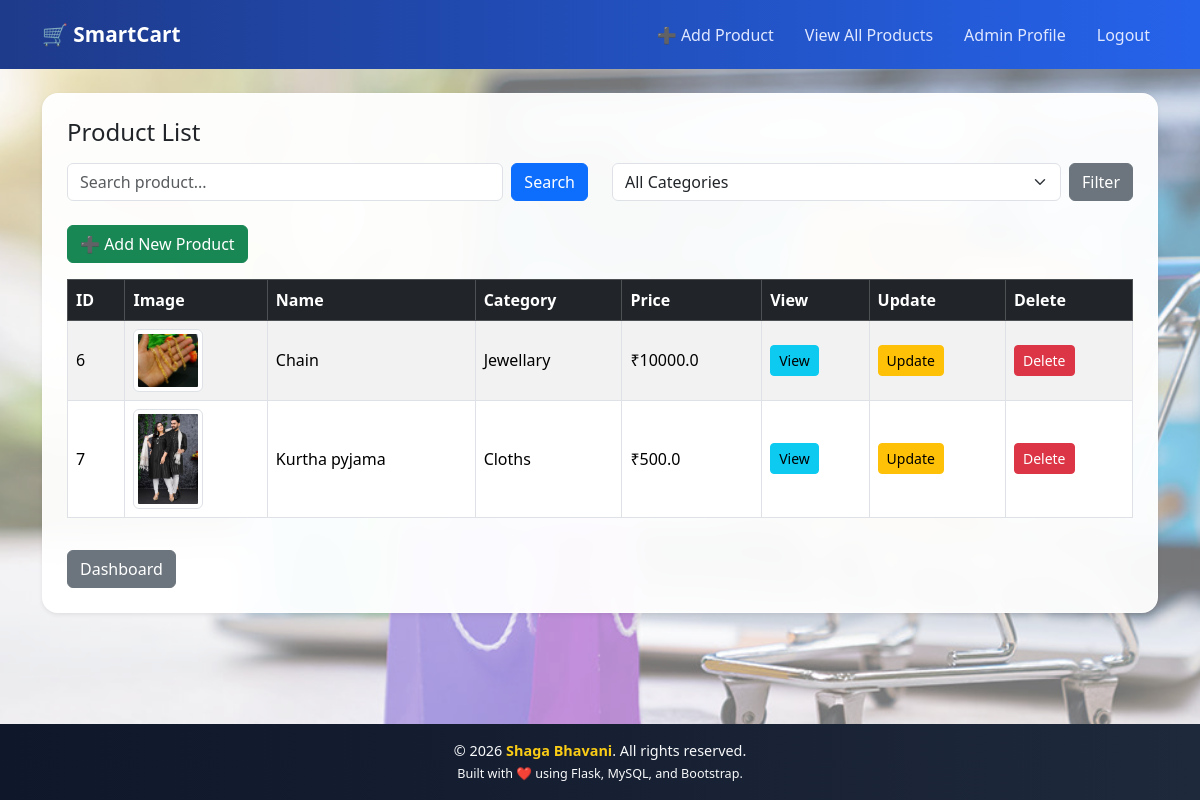
/admin/item-list (signed in), run on the app's committed database.
### tables this page shows
CREATE TABLE products (
    product_id INTEGER PRIMARY KEY AUTOINCREMENT,
    name TEXT,
    description TEXT,
    category TEXT,
    price REAL,
    image TEXT
, admin_id INTEGER);

### app.py (the view)
@app.route('/admin/item-list')
def item_list():
    if 'admin_id' not in session:
        flash("Please login first!", "danger")
        return redirect('/admin-login')
    search = request.args.get('search', '')
    category_filter = request.args.get('category', '')
    conn = get_db_connection()
    cursor = conn.cursor()
    cursor.execute("SELECT DISTINCT category FROM products")
    categories = cursor.fetchall()
    query = "SELECT * FROM products WHERE admin_id=?"
    params = [session['admin_id']]
    if search:
        query += " AND name LIKE ?"
        params.append("%" + search + "%")
    if category_filter:
        query += " AND category = ?"
        params.append(category_filter)
    cursor.execute(query, params)
    products = cursor.fetchall()
    cursor.close()
    conn.close()
    return render_template(
        "admin/item_list.html",
        products=products,
        categories=categories
    )

### app.py (called while the page is built)
def get_db_connection():
    conn = sqlite3.connect("smartcart.db")
    conn.row_factory = sqlite3.Row
    return conn

### templates/admin/item_list.html (shortened to what this page needs)
{% extends 'base.html' %}
{% block content %}
<div class="row justify-content-center">
  <div class="col-md-12">
    <div class="card shadow-sm">
      <div class="card-body p-4">
        <h4 class="mb-3">Product List</h4>
        <div class="row mb-4">
          <div class="col-md-6">
            <form method="GET" action="/admin/item-list" class="d-flex">
              <input
                type="text"
                name="search"
                class="form-control me-2"
                placeholder="Search product..."
                value="{{ request.args.get('search', '') }}">
              <button class="btn btn-primary">Search</button>
            </form>
          </div>
          <div class="col-md-6">
            <form method="GET" action="/admin/item-list" class="d-flex">
              <select name="category" class="form-select me-2">
                <option value="">All Categories</option>
              </select>
              <button class="btn btn-secondary">Filter</button>
            </form>
          </div>
        </div>
        <a href="/admin/add-item" class="btn btn-success mb-3">
          ➕ Add New Product
        </a>
        <div class="table-responsive">
          <table class="table table-bordered table-striped align-middle">
            <thead class="table-dark">
              <tr>
                <th>ID</th>
                <th>Image</th>
                <th>Name</th>
                <th>Category</th>
                <th>Price</th>
                <th>View</th>
                <th>Update</th>
                <th>Delete</th>
              </tr>
            </thead>
            <tbody>
              {% for product in products %}
              <tr>
                <td>{{ product.product_id }}</td>
                <td>
                  <img
                    src="/static/uploads/product_images/{{ product.image }}"
                    class="img-thumbnail"
                    width="70" height="70">
                </td>
                <td>{{ product.name }}</td>
                <td>{{ product.category }}</td>
                <td>₹{{ product.price }}</td>
                <td>
                  <a href="/admin/view-item/{{ product.product_id }}"
                     class="btn btn-info btn-sm">
                    View
                  </a>
                </td>
                <td>
                  <a href="/admin/update-item/{{ product.product_id }}"
                     class="btn btn-warning btn-sm">
                    Update
                  </a>
                </td>
                <td>
                  <a href="/admin/delete-item/{{ product.product_id }}"
                     class="btn btn-danger btn-sm"
                     onclick="return confirm('Are you sure you want to delete this product?');">
                    Delete
                  </a>
                </td>
              </tr>
              {% endfor %}
            </tbody>
          </table>
        </div>
        <a href="/admin-dashboard" class="btn btn-secondary mt-3">
          Dashboard
        </a>
      </div>
    </div>
  </div>
</div>
{% endblock %}

### static/style.css (style rules this page uses)
body { margin: 0; font-family: 'Segoe UI', Tahoma, sans-serif; background: linear-gradient( 135deg, rgba(99, 102, 241, 0.45), rgba(56, 189, 248, 0.45), rgba(34, 197, 94, 0.45) ); background-image: url("./bg.jpg"); background-size: cover; background-position: center; background-repeat: no-repeat; background-attachment: fixed; min-height: 100vh; }
.card { background: rgba(255, 255, 255, 0.9); backdrop-filter: blur(14px); -webkit-backdrop-filter: blur(14px); border-radius: 16px; border: 1px solid rgba(255, 255, 255, 0.5); box-shadow: 0 20px 40px rgba(0,0,0,0.18); }
body { background-image: url("./bg.jpg"); background-size: cover; background-position: center; background-repeat: no-repeat; background-attachment: fixed; }
.card { background: rgba(255, 255, 255, 0.95); }

### data on the page
products: product_id "6", image (picture), name "Chain", category "Jewellary", price "10000.0"
products: product_id "7", image (picture), name "Kurtha pyjama", category "Cloths", price "500.0"
